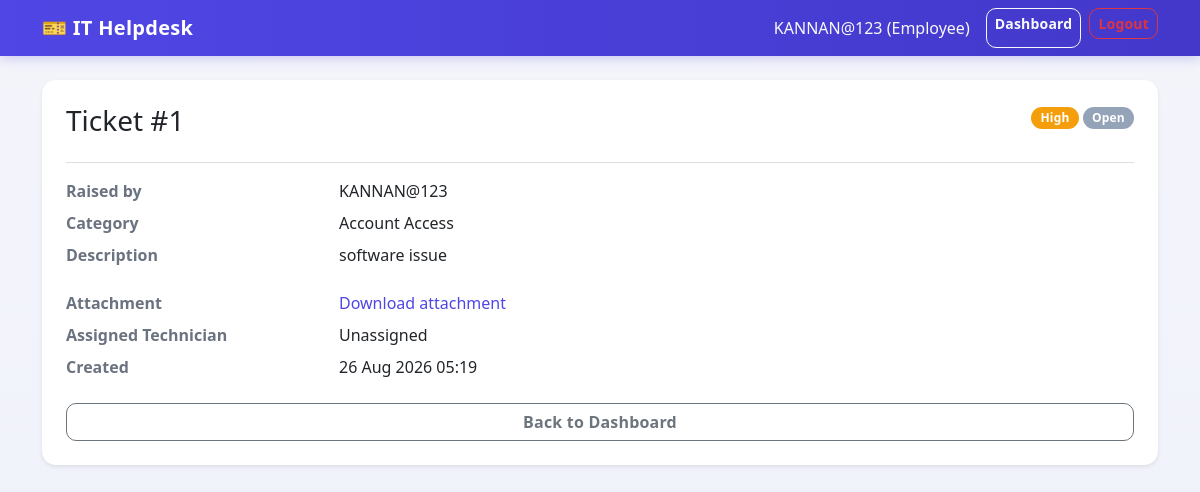
Screenshot of /tickets/1/ (signed in) with the database file from the repository.
### accounts/models.py (models this page shows, shortened)
class User(AbstractUser):
    class Role(models.TextChoices):
        EMPLOYEE = 'EMPLOYEE', 'Employee'
        TECHNICIAN = 'TECHNICIAN', 'Technician'
        ADMIN = 'ADMIN', 'Admin'
    role = models.CharField(max_length=20, choices=Role.choices, default=Role.EMPLOYEE)
    department = models.CharField(max_length=100, blank=True)
    phone = models.CharField(max_length=20, blank=True)
    def is_employee(self):
        return self.role == self.Role.EMPLOYEE
    def is_technician(self):
        return self.role == self.Role.TECHNICIAN

### tickets/models.py (models this page shows, shortened)
class Ticket(models.Model):
    class Category(models.TextChoices):
        HARDWARE = 'HARDWARE', 'Hardware'
        SOFTWARE = 'SOFTWARE', 'Software'
        NETWORK = 'NETWORK', 'Network'
        ACCOUNT = 'ACCOUNT', 'Account Access'
        OTHER = 'OTHER', 'Other'
    class Priority(models.TextChoices):
        LOW = 'LOW', 'Low'
        MEDIUM = 'MEDIUM', 'Medium'
        HIGH = 'HIGH', 'High'
        CRITICAL = 'CRITICAL', 'Critical'
    class Status(models.TextChoices):
        OPEN = 'OPEN', 'Open'
        IN_PROGRESS = 'IN_PROGRESS', 'In Progress'
        RESOLVED = 'RESOLVED', 'Resolved'
        CLOSED = 'CLOSED', 'Closed'
    ticket_id = models.AutoField(primary_key=True)
    employee = models.ForeignKey(
        settings.AUTH_USER_MODEL, on_delete=models.CASCADE,
        related_name='tickets_raised'
    )
    category = models.CharField(max_length=20, choices=Category.choices)
    priority = models.CharField(max_length=20, choices=Priority.choices, default=Priority.MEDIUM)
    description = models.TextField()
    attachment = models.FileField(upload_to='ticket_attachments/', blank=True, null=True)
    status = models.CharField(max_length=20, choices=Status.choices, default=Status.OPEN)
    technician = models.ForeignKey(
        settings.AUTH_USER_MODEL, on_delete=models.SET_NULL,
        related_name='tickets_assigned', blank=True, null=True
    )
    resolution_notes = models.TextField(blank=True)
    created_at = models.DateTimeField(auto_now_add=True)
    updated_at = models.DateTimeField(auto_now=True)
    resolved_at = models.DateTimeField(blank=True, null=True)
    class Meta:
        ordering = ['-created_at']

### tickets/views.py (the view)
# urls.py: path('<int:ticket_id>/', views.ticket_detail, name='ticket_detail'),
@login_required
def ticket_detail(request, ticket_id):
    ticket = get_object_or_404(Ticket, ticket_id=ticket_id)
    user = request.user
    if user.is_employee() and ticket.employee_id != user.id:
        messages.error(request, "You cannot view this ticket.")
        return redirect('dashboard')
    if user.is_technician() and ticket.technician_id != user.id:
        messages.error(request, "This ticket is not assigned to you.")
        return redirect('dashboard')
    return render(request, 'tickets/ticket_detail.html', {'ticket': ticket})

### templates/tickets/ticket_detail.html (shortened to what this page needs)
{% extends 'base.html' %}
{% block content %}
<div class="card shadow-sm p-4">
    <div class="d-flex justify-content-between align-items-start">
        <h3>Ticket #{{ ticket.ticket_id }}</h3>
        <div>
            <span class="badge badge-priority-{{ ticket.priority }}">{{ ticket.get_priority_display }}</span>
            <span class="badge badge-status-{{ ticket.status }}">{{ ticket.get_status_display }}</span>
        </div>
    </div>
    <hr>
    <dl class="row">
        <dt class="col-sm-3">Raised by</dt><dd class="col-sm-9">{{ ticket.employee.username }}</dd>
        <dt class="col-sm-3">Category</dt><dd class="col-sm-9">{{ ticket.get_category_display }}</dd>
        <dt class="col-sm-3">Description</dt><dd class="col-sm-9">{{ ticket.description|linebreaks }}</dd>
        {% if ticket.attachment %}
        <dt class="col-sm-3">Attachment</dt><dd class="col-sm-9"><a href="{{ ticket.attachment.url }}" target="_blank">Download attachment</a></dd>
        {% endif %}
        <dt class="col-sm-3">Assigned Technician</dt><dd class="col-sm-9">{{ ticket.technician.username|default:"Unassigned" }}</dd>
        <dt class="col-sm-3">Created</dt><dd class="col-sm-9">{{ ticket.created_at|date:"d M Y H:i" }}</dd>
    </dl>
    <a href="{% url 'dashboard' %}" class="btn btn-outline-secondary">Back to Dashboard</a>
</div>
{% endblock %}

### templates/base.html (shortened to what this page needs)
{% load static %}
<!DOCTYPE html>
<html lang="en">
<head>
    <link href="https://cdn.jsdelivr.net/npm/bootstrap@5.3.3/dist/css/bootstrap.min.css" rel="stylesheet">
    <link href="{% static 'css/style.css' %}" rel="stylesheet">
</head>
<body>
    <nav class="navbar navbar-expand-lg navbar-dark bg-dark mb-4">
        <div class="container">
            <a class="navbar-brand" href="{% url 'home' %}">🎫 IT Helpdesk</a>
            <div class="d-flex">
                {% if user.is_authenticated %}
                    <span class="navbar-text text-light me-3">{{ user.username }} ({{ user.get_role_display }})</span>
                    <a href="{% url 'dashboard' %}" class="btn btn-outline-light btn-sm me-2">Dashboard</a>
                    <form method="post" action="{% url 'logout' %}" class="d-inline">
                        <button class="btn btn-outline-danger btn-sm" type="submit">Logout</button>
                    </form>
                {% else %}
                    <a href="{% url 'login' %}" class="btn btn-outline-light btn-sm me-2">Login</a>
                    <a href="{% url 'register' %}" class="btn btn-primary btn-sm">Register</a>
                {% endif %}
            </div>
        </div>
    </nav>
    <div class="container">
        {% block content %}{% endblock %}
    </div>
</body>
</html>

### static/css/style.css (style rules this page uses)
:root { --brand-primary: #4f46e5; --brand-primary-dark: #4338ca; --brand-accent: #06b6d4; --surface: #ffffff; --surface-muted: #f4f5fb; --text-main: #1f2340; --text-muted: #6b7280; --radius-lg: 14px; --radius-md: 10px; --shadow-soft: 0 4px 16px rgba(31, 35, 64, 0.06); --shadow-hover: 0 8px 24px rgba(79, 70, 229, 0.15); }
body { background: linear-gradient(180deg, #f4f5fb 0%, #eef0fa 100%); color: var(--text-main); font-family: "Segoe UI", Roboto, "Helvetica Neue", Arial, sans-serif; min-height: 100vh; }
.navbar { background: linear-gradient(90deg, var(--brand-primary), var(--brand-primary-dark)) !important; box-shadow: 0 2px 12px rgba(67, 56, 202, 0.25); }
.navbar-brand { font-weight: 700; letter-spacing: 0.3px; }
.card { border: none; border-radius: var(--radius-lg); box-shadow: var(--shadow-soft); transition: transform 0.15s ease, box-shadow 0.15s ease; background: var(--surface); }
.btn { border-radius: var(--radius-md); font-weight: 600; letter-spacing: 0.2px; }
.btn-outline-secondary, .btn-outline-primary, .btn-outline-dark { border-width: 1.5px; }
.badge { padding: 0.4em 0.75em; border-radius: 999px; font-weight: 600; font-size: 0.75rem; letter-spacing: 0.02em; }
.badge-status-OPEN { background-color: #94a3b8; color: #fff; }
.badge-priority-HIGH { background-color: #f59e0b; color: #fff; }
a { color: var(--brand-primary); text-decoration: none; }
hr { opacity: 0.15; }
dt { color: var(--text-muted); font-weight: 600; }

### rows the page displays
User: username "KANNAN@123", role "Employee"
Ticket: ticket_id "1", priority "High", status "Open", employee.username "KANNAN@123", category "Account Access", description "software issue", technician.username "Unassigned", created_at "26 Aug 2026 05:19"
